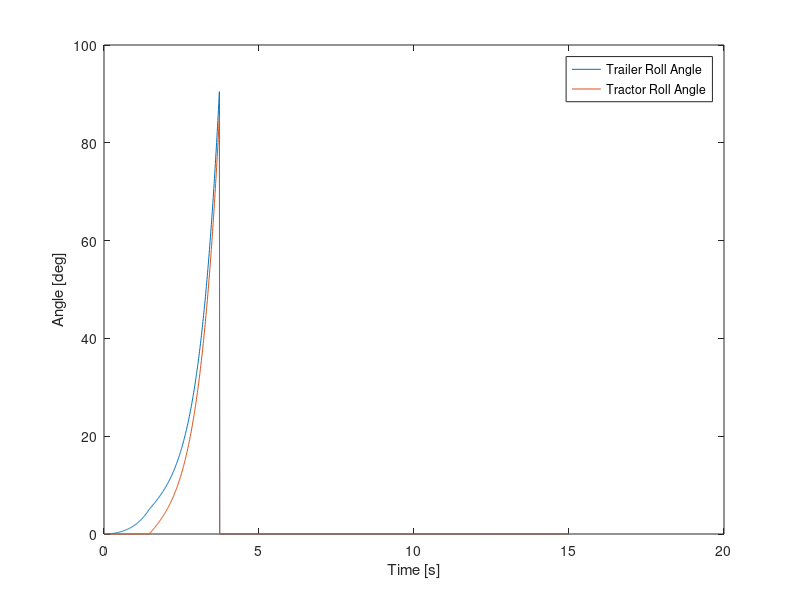

MATLAB code for this plot: (Note: this script raises an error after producing the figure.)
%% Axicle_Tractor_Rollover_Dyn_ETS_v1.m
% 7/15/21
% S. Krug
% Notes:
%
% 7/15/21 - Initial start
%

clear all
close all
clc
%% Time Series Parameters
sampling_freq_hz = 100; %hz
time_step_s = 1/sampling_freq_hz; % s
total_run_time_s =15; % sec
time_s = linspace(0, total_run_time_s, sampling_freq_hz*total_run_time_s)';

%% Aero Calcs
%use allowable windspeed table as inputs for aero calculation?



%% Mass Properties
g_mps2 = 9.81;
slack_angle = 5; %angle in deg when tractor inertia is added on, and tractor plus trailer roll together at same rate.
%Tractor
TRAC_height_cg_m = 1.1;
TRAC_mass_kg = 6970;
TRAC_inertia_roll_kgm2 = 37500;
TRAC_trackwidth_m = 2.53;
TRAC_height_cp_m = 1.925;
TRAC_force_drag_N = 10000;
TRAC_force_weight_N = g_mps2*TRAC_mass_kg;

%Trailer
TRAIL_height_cg_m = 2.1;
TRAIL_mass_kg = 22142;
TRAIL_inertia_roll_kgm2 = 95000;
TRAIL_trackwidth_m = 2.53;
TRAIL_height_cp_m = 2.18;
TRAIL_force_drag_N = 90000;
TRAIL_force_weight_N = g_mps2*TRAIL_mass_kg;

%% Variables & Inputs
%Tractor
TRAC_d_cg_y_m_i = TRAC_height_cg_m;
TRAC_d_cg_x_m_i = TRAC_trackwidth_m/2;
TRAC_theta_cg_rad_i = atan(TRAC_d_cg_x_m_i/TRAC_d_cg_y_m_i);

TRAC_d_cp_y_m_i = TRAC_height_cp_m;
TRAC_d_cp_x_m_i = TRAC_trackwidth_m/2;
TRAC_theta_cp_rad_i = atan(TRAC_d_cp_x_m_i/TRAC_d_cp_y_m_i);

%Trailer
TRAIL_d_cg_y_m_i = TRAIL_height_cg_m;
TRAIL_d_cg_x_m_i = TRAIL_trackwidth_m/2;
TRAIL_theta_cg_rad_i = atan(TRAIL_d_cg_x_m_i/TRAIL_d_cg_y_m_i);

TRAIL_d_cp_y_m_i = TRAIL_height_cp_m;
TRAIL_d_cp_x_m_i = TRAIL_trackwidth_m/2;
TRAIL_theta_cp_rad_i = atan(TRAIL_d_cp_x_m_i/TRAIL_d_cp_y_m_i);

%Inertias
TRAC_r_cg_m = TRAC_d_cg_x_m_i/(sin(TRAC_theta_cg_rad_i));
TRAC_I_pat_kgm2 = TRAC_inertia_roll_kgm2 + TRAC_mass_kg*TRAC_r_cg_m^2; %use this inertia

TRAIL_r_cg_m = TRAC_d_cg_x_m_i/(sin(TRAC_theta_cg_rad_i));
TRAIL_I_pat_kgm2 = TRAIL_inertia_roll_kgm2 + TRAIL_mass_kg*TRAIL_r_cg_m^2; %use this inertia
%Radii to calculate d_cg_x_m and d_cp_y_m during dynamic motion
TRAC_r_cp_m = TRAC_d_cp_x_m_i/(sin(TRAC_theta_cp_rad_i));
TRAIL_r_cp_m = TRAIL_d_cp_x_m_i/(sin(TRAIL_theta_cp_rad_i));

%% Time Domain Dynamics
% Trailer initiates rollover motion typically, so calculate that one first,
% then that inertia/energy addds to tractor, which already had 'some' force
% on it from original aerodynamics

% Calculate new angle instance
% if XXXX_tq_nm <0, no tip acceleration

%calculate angles for cp and cg, then calculate global "reference" angle,
%i.e. trailer/trac angles

%initialize vars
TRAC_tq_nm = zeros(length(time_s),1);
TRAC_d_cg_x_m = zeros(length(time_s),1);
TRAC_d_cp_y_m = zeros(length(time_s),1);
TRAC_alpha_rps2 = zeros(length(time_s),1);
TRAC_omega_rps = zeros(length(time_s),1);
TRAC_theta_cg_rad = zeros(length(time_s),1);
TRAC_theta_cp_rad = zeros(length(time_s),1);
TRAC_theta_cg_rad(1) = TRAC_theta_cg_rad_i; %first angle is static angle
TRAC_theta_cp_rad(1) = TRAC_theta_cp_rad_i; %first angle is static angle
TRAC_roll_angle_rad = zeros(length(time_s),1);
TRAC_roll_angle_rad(1) = 0; %first angle is static angle

TRAIL_tq_nm = zeros(length(time_s),1);
TRAIL_d_cg_x_m = zeros(length(time_s),1);
TRAIL_d_cp_y_m = zeros(length(time_s),1);
TRAIL_alpha_rps2 = zeros(length(time_s),1);
TRAIL_omega_rps = zeros(length(time_s),1);
TRAIL_theta_cg_rad = zeros(length(time_s),1);
TRAIL_theta_cp_rad = zeros(length(time_s),1);
TRAIL_theta_cg_rad(1) = TRAIL_theta_cg_rad_i; %first angle is static angle
TRAIL_theta_cp_rad(1) = TRAIL_theta_cp_rad_i; %first angle is static angle
TRAIL_roll_angle_rad = zeros(length(time_s),1);
TRAIL_roll_angle_rad(1) = 0; %first angle is static angle

% trailer_counter = zeros(length(time_s),1);
trailer_counter = 1;
TT_omega_rps = zeros(length(time_s),1);
TOTAL_tq_nm = zeros(length(time_s),1);
TOTAL_alpha_rps2 = zeros(length(time_s),1);
TOTAL_omega_rps = zeros(length(time_s),1);
TOTAL_roll_angle_rad = zeros(length(time_s),1);

% Assumes trailer ALWAYS initiates rollover
for t = 1:length(time_s)-1
    
    dt = time_s(t+1) - time_s(t);
    
    if (TRAIL_roll_angle_rad(t)*57.29) < slack_angle && trailer_counter == 1 %get the trailer up to speed first
        
        if t == 1
            TRAIL_tq_nm(t) = ((TRAIL_force_drag_N*TRAIL_d_cp_y_m_i)-(TRAIL_force_weight_N*TRAIL_d_cg_x_m_i));
            %TRAIL_tq_nm(t) = 0;
        else
            
            %TRAC_tq_nm(t) = ((TRAC_force_drag_N*TRAC_d_cp_y_m_i)-(TRAC_force_weight_N*TRAC_d_cg_x_m_i)); %fill array with tractor net torque
            
            TRAIL_d_cg_x_m(t) = sin(TRAIL_theta_cg_rad(t))*TRAIL_r_cg_m; %new moment arm for new cg torque
            TRAIL_d_cp_y_m(t) = cos(TRAIL_theta_cp_rad(t))*TRAIL_r_cp_m; %new moment arm for cp torque
            TRAIL_tq_nm(t) = (TRAIL_force_drag_N*TRAIL_d_cp_y_m(t))-(TRAIL_force_weight_N*TRAIL_d_cg_x_m(t));
        end
        
        %check if tq is negative, reset to zero tq for acceleration
        if TRAIL_tq_nm(t) < 0
            TRAIL_tq_nm(t) = 0;
        end
        
        %Angular Acceleration
        TRAIL_alpha_rps2(t+1) = TRAIL_tq_nm(t)/TRAIL_I_pat_kgm2;
        %Angular Rate
        TRAIL_omega_rps(t+1) = TRAIL_omega_rps(t)+TRAIL_alpha_rps2(t+1)*dt;
        %Angle Change
        
        %     TRAIL_theta_cg_rad(t+1) = TRAIL_theta_cg_rad(t)+TRAIL_omega_rps(t+1)*dt;
        %     TRAIL_theta_cp_rad(t+1) = TRAIL_theta_cp_rad(t)+TRAIL_omega_rps(t+1)*dt;
        
        %Resolved roll angle assuming start = 0deg
        TRAIL_roll_angle_rad(t+1) = TRAIL_roll_angle_rad(t)+TRAIL_omega_rps(t+1)*dt;
        %new angles?
        TRAIL_theta_cg_rad(t+1) = TRAIL_theta_cg_rad(1) - TRAIL_roll_angle_rad(t+1); %angles are decreasing..?
        TRAIL_theta_cp_rad(t+1) = TRAIL_theta_cp_rad(1) - TRAIL_roll_angle_rad(t+1); %angles are decreasing..?
        
        
        
    else %add in inertias from trailer
        
        if trailer_counter == 1
            %conservation of angular momentum, add trailer + tractor
            %inertias together to get initial total rate L = I*omega
            momentum_initial = TRAIL_I_pat_kgm2*TRAIL_omega_rps(t);
            %TT_omega_rps = TRAIL_omega_rps; %add in previous rate built up by trailer initially
            TOTAL_I_kgm2 = TRAIL_I_pat_kgm2+TRAC_I_pat_kgm2;
            %TOTAL_omega_rps(t) = momentum_initial/(TOTAL_I_kgm2); %assuming tractor "instantly" accelerates to the rate
            TRAC_omega_rps(t) = momentum_initial/(TOTAL_I_kgm2);
            TRAIL_omega_rps(t) = momentum_initial/(TOTAL_I_kgm2);
            %imposed based on conservation of angular momentum. Trailer is
            %also traveling at this speed now, hence "total omega".
            %TRAIL_omega_rps(t) = TOTAL_omega_rps(t);
            transition_instance = t;
            
            TRAC_theta_cg_rad(transition_instance) = TRAC_theta_cg_rad_i; %angle AT start of transition
            TRAC_theta_cg_rad(transition_instance) = TRAC_theta_cp_rad_i; %angle AT start of transition
        end
        
        %         %initial net torque on tractor
        %         TRAC_tq_nm(t) = ((TRAC_force_drag_N*TRAC_d_cp_y_m_i)-(TRAC_force_weight_N*TRAC_d_cg_x_m_i));
        %
        % conservation of momentum calculation? energy transfer calc to get
        % intial rate?
        
        
        
        %Calculate individual components of moment arms
        TRAIL_d_cg_x_m(t) = sin(TRAIL_theta_cg_rad(t))*TRAIL_r_cg_m; %new moment arm for new cg torque
        TRAIL_d_cp_y_m(t) = cos(TRAIL_theta_cp_rad(t))*TRAIL_r_cp_m; %new moment arm for cp torque
        TRAC_d_cg_x_m(t) = sin(TRAC_theta_cg_rad(t))*TRAC_r_cg_m; %new moment arm for new cg torque
        TRAC_d_cp_y_m(t) = cos(TRAC_theta_cp_rad(t))*TRAC_r_cp_m; %new moment arm for cp torque
        %TRAIL_tq_nm(t) = (TRAIL_force_drag_N*TRAIL_d_cp_y_m(t))-(TRAIL_force_weight_N*TRAIL_d_cg_x_m(t));
        %Calculate individual components of torque w/ updated moment arms.
        
        
        
        trailer_torque = (TRAIL_force_drag_N*TRAIL_d_cp_y_m(t))-(TRAIL_force_weight_N*TRAIL_d_cg_x_m(t));
        
        if TRAC_roll_angle_rad(t) >= 0
            tractor_torque = (TRAC_force_drag_N*TRAC_d_cp_y_m(t))-(TRAC_force_weight_N*TRAC_d_cg_x_m(t));
            %         else % if tractor roll angle falls back down to 0, then use the tractor static torque
            %             tractor_torque = (TRAC_force_drag_N*TRAC_d_cp_y_m(transition_instance))-(TRAC_force_weight_N*TRAC_d_cg_x_m(transition_instance));
        else % if tractor roll angle falls back down to 0, then assume NO tractor torque
            tractor_torque = 0;
        end
        
        TOTAL_tq_nm(t) = trailer_torque + tractor_torque;
        
        
        
        %Angular Acceleration
        if TRAC_roll_angle_rad(t) >= 0 % for instance where tractor + trailer moving up
            %TOTAL_alpha_rps2(t+1) = TOTAL_tq_nm(t)/TOTAL_I_kgm2;
            TRAC_alpha_rps2(t+1) = TOTAL_tq_nm(t)/TOTAL_I_kgm2;
            TRAIL_alpha_rps2(t+1) = TOTAL_tq_nm(t)/TOTAL_I_kgm2;
        else% if tractor roll angle fell back down to below zero,
            %TOTAL_alpha_rps2(t+1) = TOTAL_tq_nm(t)/TRAIL_I_pat_kgm2;
            TRAC_alpha_rps2(t+1) = 0;
            TRAIL_alpha_rps2(t+1) = TOTAL_tq_nm(t)/TRAIL_I_pat_kgm2;
        end
        
        %Angular Rate
        if TRAC_roll_angle_rad >= 0 % for instance where tractor + trailer moving up
            %             TOTAL_omega_rps(t+1) = TOTAL_omega_rps(t)+TOTAL_alpha_rps2(t+1)*dt;
            %             TRAIL_omega_rps(t+1) = TOTAL_omega_rps(t)+TOTAL_alpha_rps2(t+1)*dt;
            TRAC_omega_rps(t+1) = TRAC_omega_rps(t)+TRAC_alpha_rps2(t+1)*dt;
            TRAIL_omega_rps(t+1) = TRAIL_omega_rps(t)+TRAIL_alpha_rps2(t+1)*dt;
            
        else % if tractor roll angle fell back down to below zero
            %             TRAC_omega_rps(t+1) = TOTAL_omega_rps(t)+TOTAL_alpha_rps2(t+1)*dt;
           TRAC_omega_rps(t+1) = 0;
           TRAIL_omega_rps(t+1) = TRAIL_omega_rps(t)+TRAIL_alpha_rps2(t+1)*dt; 
        end
        
        %Angle
        if TRAC_roll_angle_rad(t) >= 0
            TRAC_roll_angle_rad(t+1) = TRAC_roll_angle_rad(t)+TRAC_omega_rps(t+1)*dt;
            TRAIL_roll_angle_rad(t+1) = TRAIL_roll_angle_rad(t) + TRAIL_omega_rps(t+1)*dt;
        else % if tractor roll angle fell back down to below zero
              TRAC_roll_angle_rad(t+1) = TRAC_roll_angle_rad(t); %just make it the previous angle that everything stopped at, slightly below zero
%             TRAIL_roll_angle_add_rad(t+1) = TRAC_roll_angle_rad(t)+TOTAL_omega_rps(t+1)*dt; 
%             TRAIL_roll_angle_rad(t+1) = TRAIL_roll_angle_rad(transition_instance) + TRAIL_roll_angle_add_rad(t+1);
              TRAIL_roll_angle_rad(t+1) = TRAIL_roll_angle_rad(t) + TRAIL_omega_rps(t+1)*dt;
        end
        
        
        %new angles; take previous angle value once this part of the loop started and subtract the new delta
        %angle created based on the total angle change with total inertia
        %and torque
        
        TRAIL_theta_cg_rad(t+1) = TRAIL_theta_cg_rad(transition_instance) - TRAC_roll_angle_rad(t+1);
        TRAIL_theta_cp_rad(t+1) = TRAIL_theta_cp_rad(transition_instance) - TRAC_roll_angle_rad(t+1);
        TRAC_theta_cg_rad(t+1) = TRAC_theta_cg_rad(transition_instance) - TRAC_roll_angle_rad(t+1);
        TRAC_theta_cp_rad(t+1) = TRAC_theta_cp_rad(transition_instance) - TRAC_roll_angle_rad(t+1);
        
        % If trailer rolls over completely, terminate simulation
        if (TRAIL_roll_angle_rad(t+1)*57.29) > 90 || TRAIL_roll_angle_rad(t+1)*57.29 < 0
            break
        end
        
        %if tractor goes back down to zero AFTER already being rolled up
        %slightly, terminate simulation. Tractor is stuck at zero roll
        %angle, and trailer is just rolled on onto outer wheels and
        %maintaining angle with zero rate
        if TRAC_roll_angle_rad(t+1)*57.29 < 0 
            TRAIL_alpha_rps2(t+1:end) = 0;
            TRAIL_omega_rps(t+1:end) = 0;
            TRAIL_roll_angle_rad(t+1:end) = TRAIL_roll_angle_rad(t);
            break
        end
        
        trailer_counter = trailer_counter+1;
        
    end
end




figure(1)
plot(time_s,TRAIL_roll_angle_rad*57.29, time_s, TRAC_roll_angle_rad*57.29)
legend({'Trailer Roll Angle','Tractor Roll Angle'})
ylabel('Angle [deg]')
xlabel('Time [s]')
Plotter(1)

figure(2)
plot(time_s,TRAIL_omega_rps*57.29,'LineWidth',10)
hold on
plot(time_s, TRAC_omega_rps*57.29,'LineWidth',3)
legend({'Trailer Roll Rate','Tractor Roll Rate'})
ylabel('Angular Rate [deg/s]')
xlabel('Time [s]')
Plotter(1)

figure(3)
plot(time_s,TRAIL_alpha_rps2*57.29,'LineWidth',10)
hold on
plot(time_s, TRAC_alpha_rps2*57.29,'LineWidth',3)
legend({'Trailer Angular Acceleration','Tractor Angular Acceleration'})
ylabel('Angular Acceleration [deg/s^2]')
xlabel('Time [s]')
Plotter(1)

% figure(1)
% subplot(3,1,3)
% plot(time_s,TRAIL_roll_angle_rad*57.29)
% legend({'Roll Angle'})
% ylabel('Angle [deg]')
% xlabel('Time [s]')
% Plotter(1)
% % figure(5)
% % plot(time_s,TRAIL_force_drag_N*TRAIL_d_cp_y_m, time_s, -TRAIL_force_weight_N*TRAIL_d_cg_x_m)
% % legend({'aero moment','weight moment'})
% subplot(3,1,2)
% plot(time_s,TRAIL_omega_rps*57.29)
% legend({'Roll Rate'})
% ylabel('Rate [deg/s]')
% xlabel('Time [s]')
% Plotter(1)
%
% subplot(3,1,1)
% plot(time_s,TRAIL_alpha_rps2*57.29)
% legend({'Roll Accel'})
% ylabel('Accel [deg/s^2]')
% xlabel('Time [s]')
% Plotter(1)


% figure(5)
% plot(time_s,TRAIL_d_cp_y_m, time_s, TRAIL_d_cg_x_m)
% legend({'cp vertical moment arm','cg lateral moment arm'})
%
% figure(2)
% plot(time_s, TRAIL_tq_nm)
% legend({'net torque'})
% Plotter(1)
%
% figure(6)
% plot(time_s,TRAIL_force_drag_N*TRAIL_d_cp_y_m-TRAIL_force_weight_N*TRAIL_d_cg_x_m)
% legend({'net torque, calc"d'})
% Plotter(1)
% figure(3)
% plot(time_s, TRAC_d_cp_y_m)
% Plotter(1)
%
% figure(4)
% plot(time_s, TRAC_d_cg_x_m)
% Plotter(1)



% new angles after acceleration
%TRAC_d_cg_y_m_i = TRAC_height_cg_m;
%TRAC_d_cg_x_m_i = TRAC_trackwidth_m/2;
%TRAC_theta_cg_deg_i = arctan(TRAC_d_cg_x_m_i/TRAC_d_cg_y_m_i);


%TRAC_d_cp_y_m_i = TRAC_height_cp_m;
%TRAC_d_cp_x_m_i = TRAC_trackwidth_m/2;
%TRAC_theta_cp_deg_i = arctan(TRAC_d_cp_x_m_i/TRAC_d_cp_y_m_i);

% end for loop
